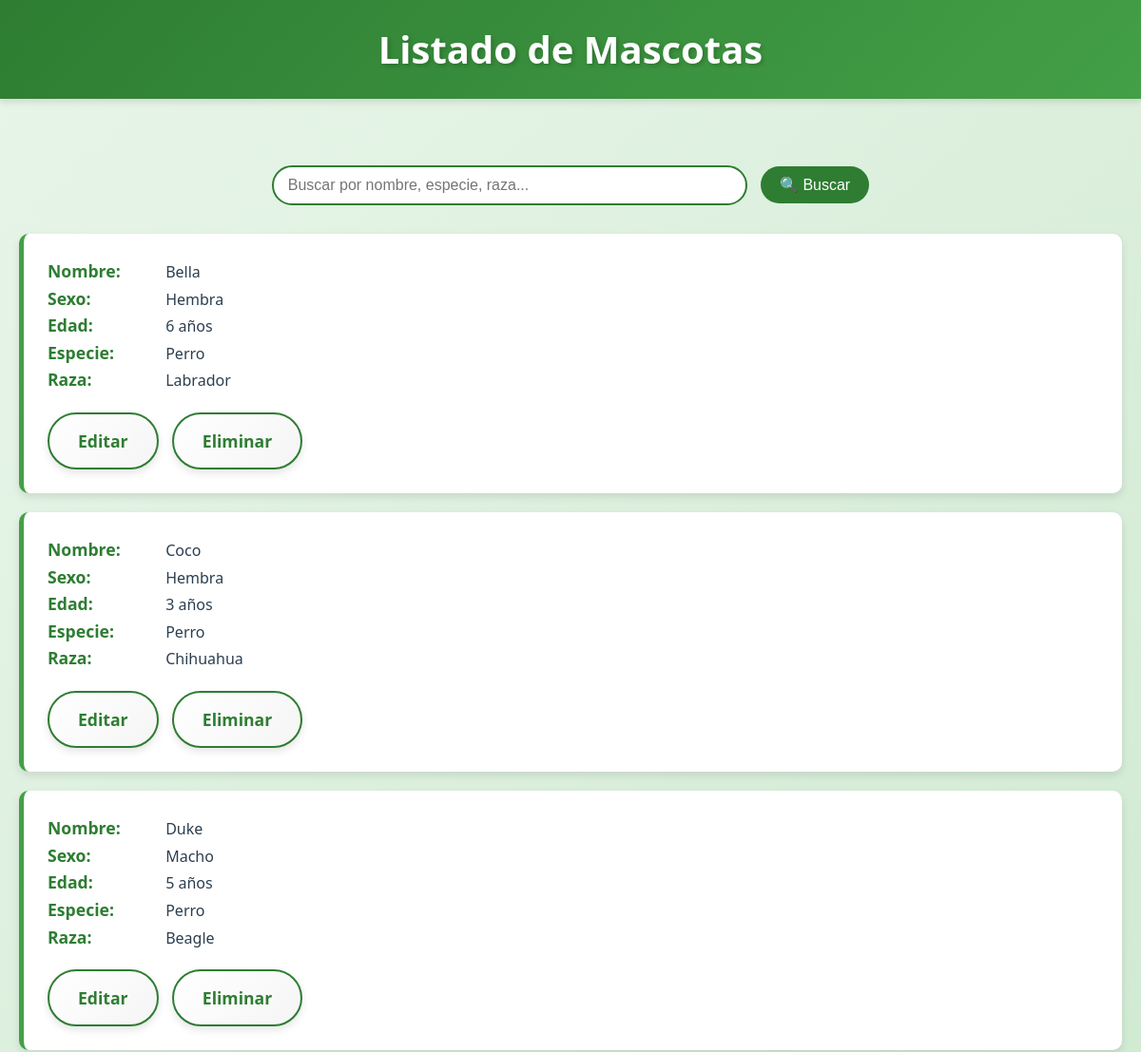
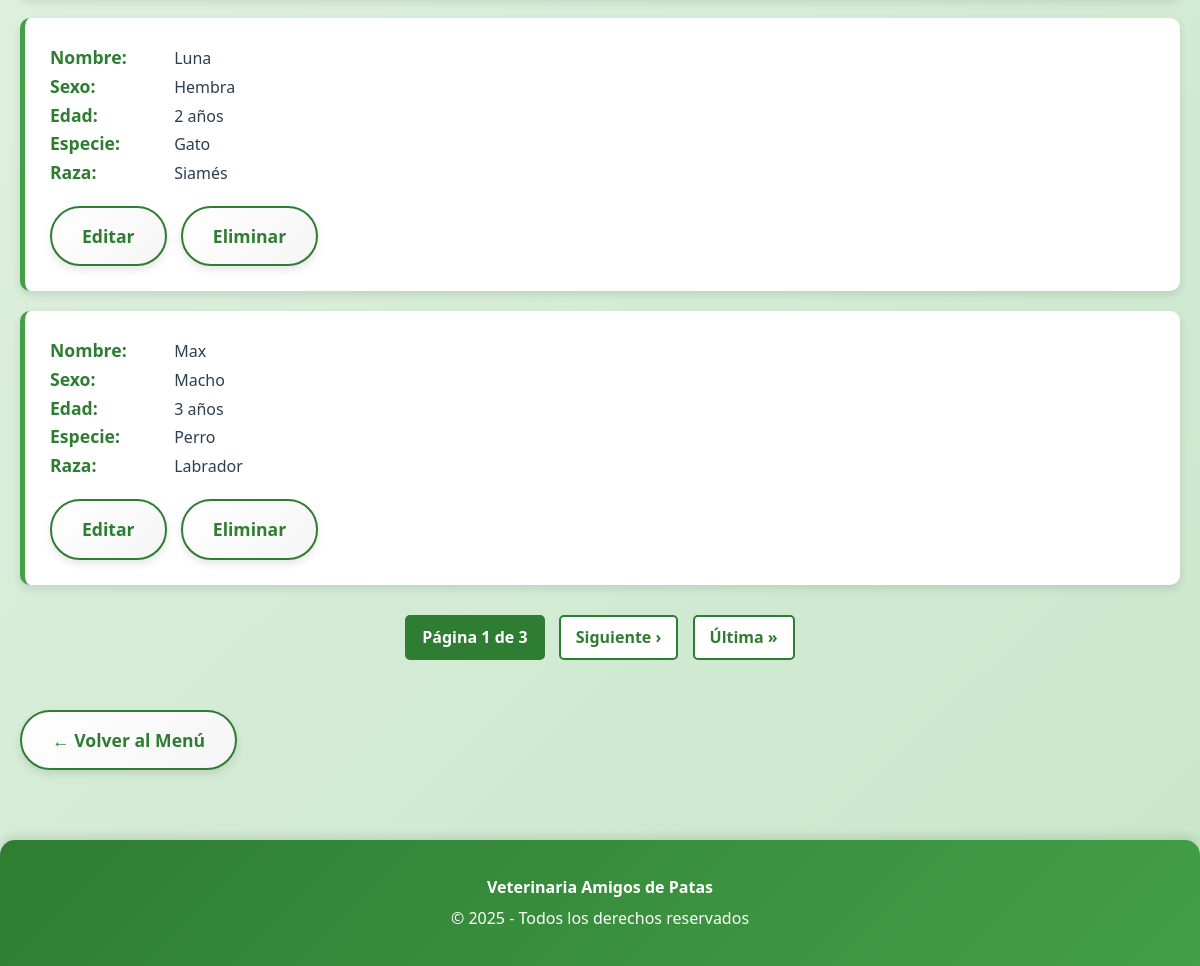
/mascotas/ (signed in), run on the app's committed database (2 pictures, top to bottom).
### appVeterinaria/models.py (models this page shows, shortened)
class Mascota(models.Model):
    SEXO_CHOICES = [('Macho', 'Macho'), ('Hembra', 'Hembra')]
    ESPECIE_CHOICES = [('Perro', 'Perro'), ('Gato', 'Gato'), ('Otro', 'Otro')]
    nombre_mascota = models.CharField(max_length=50)
    sexo_mascota = models.CharField(max_length=10, choices=SEXO_CHOICES)
    edad_mascota = models.IntegerField(
        validators=[
            MinValueValidator(0, message="Edad inválida."),
            MaxValueValidator(30, message="Edad inválida.")
        ]
    )
    especie_mascota = models.CharField(max_length=60, choices=ESPECIE_CHOICES)
    raza_mascota = models.CharField(max_length=30)

### appVeterinaria/views.py (the view)
# urls.py: path('mascotas/', views.listaMascotas, name='mascotas'),
def listaMascotas(request):
    if not usuario_logueado(request):
        messages.error(request, 'Debes iniciar sesión para acceder a esta sección.')
        return redirect('inicio')
    if not tiene_permiso(request, 'mascotas'):
        messages.error(request, 'No tienes permisos para acceder a esta sección.')
        return redirect('inicio')
    search_query = request.GET.get('search', '')
    if search_query:
        mascotas = Mascota.objects.filter(
            Q(nombre_mascota__icontains=search_query) |
            Q(especie_mascota__icontains=search_query) |
            Q(raza_mascota__icontains=search_query)
        ).order_by('nombre_mascota')
    else:
        mascotas = Mascota.objects.all().order_by('nombre_mascota')
    paginator = Paginator(mascotas, 5)
    page_number = request.GET.get('page')
    page_obj = paginator.get_page(page_number)
    data = {
        'mascotas': page_obj,
        'search_query': search_query,
        'page_obj': page_obj
    }
    return render(request, 'appVeterinaria/mascotas.html', data)

### appVeterinaria/views.py (called while the page is built)
def usuario_logueado(request):
    return request.session.get('user_logged', False)

def tiene_permiso(request, modulo):
    if not usuario_logueado(request):
        return False
    rol = request.session.get('rol', '')
    permisos = PERMISOS_ROL.get(rol, [])
    return modulo in permisos

### templates/appVeterinaria/mascotas.html (shortened to what this page needs)
<!DOCTYPE html>
<html lang="es">
<head>
    {% load static %}
    <link rel="stylesheet" href="{% static 'css/styles.css' %}">
</head>
<body>
    <header class="main-header">
        <h1>Listado de Mascotas</h1>
    </header>
    <div class="content">
        <div class="search-box">
            <form method="get">
                <input type="text" name="search" placeholder="Buscar por nombre, especie, raza..." value="{{ search_query }}">
                <button type="submit">🔍 Buscar</button>
            </form>
        </div>
        <ul class="data-list">
            {% for mascota in mascotas %}
            <li class="data-item">
                <strong>Nombre:</strong> {{ mascota.nombre_mascota }}<br>
                <strong>Sexo:</strong> {{ mascota.sexo_mascota }}<br>
                <strong>Edad:</strong> {{ mascota.edad_mascota }} años<br>
                <strong>Especie:</strong> {{ mascota.especie_mascota }}<br>
                <strong>Raza:</strong> {{ mascota.raza_mascota }}<br>
                <a href="{% url 'editar_mascota' mascota.id %}" class="btn-menu" style="background-color: #2196F3; margin-right: 10px;">Editar</a>
                <a href="{% url 'eliminar_mascota' mascota.id %}" class="btn-menu" style="background-color: #f44336;">Eliminar</a>
            </li>
            {% empty %}
            <li class="data-item">No se encontraron mascotas{% if search_query %} con ese criterio de búsqueda{% endif %}.</li>
            {% endfor %}
        </ul>
        {% if page_obj.has_other_pages %}
        <div class="pagination">
            <span class="current">Página {{ page_obj.number }} de {{ page_obj.paginator.num_pages }}</span>
            {% if page_obj.has_next %}
                <a href="?page={{ page_obj.next_page_number }}{% if search_query %}&search={{ search_query }}{% endif %}">Siguiente ›</a>
                <a href="?page={{ page_obj.paginator.num_pages }}{% if search_query %}&search={{ search_query }}{% endif %}">Última »</a>
            {% endif %}
        </div>
        {% endif %}
        <a href="{% url 'inicio' %}" class="btn-menu">← Volver al Menú</a>
    </div>
    <div class="footer">
        <p><strong>Veterinaria Amigos de Patas</strong></p>
        <p>&copy; 2025 - Todos los derechos reservados</p>
    </div>
</body>
</html>

### static/css/styles.css (style rules this page uses)
:root { --primary-green: #2e7d32; --secondary-green: #43a047; --light-green: #66bb6a; --very-light-green: #c8e6c9; --background-green: #e8f5e9; --dark-green: #1b5e20; --accent-orange: #ff9800; --white: #ffffff; --text-dark: #2c3e50; --shadow: rgba(0, 0, 0, 0.1); --shadow-hover: rgba(0, 0, 0, 0.2); }
* { margin: 0; padding: 0; box-sizing: border-box; }
body { font-family: 'Segoe UI', Tahoma, Geneva, Verdana, sans-serif; background: linear-gradient(135deg, #e8f5e9 0%, #c8e6c9 100%); color: var(--text-dark); line-height: 1.6; min-height: 100vh; }
.main-header { background: linear-gradient(135deg, var(--primary-green) 0%, var(--secondary-green) 100%); padding: 20px; color: var(--white); box-shadow: 0 4px 6px var(--shadow); position: sticky; top: 0; z-index: 100; }
.main-header h1 { display: flex; align-items: center; justify-content: center; font-size: 2.5em; margin: 0; text-shadow: 2px 2px 4px rgba(0, 0, 0, 0.2); animation: slideDown 0.5s ease-out; }
.content { max-width: 1200px; margin: 30px auto; padding: 20px; animation: fadeIn 0.6s ease-out; }
.data-list { list-style: none; padding: 0; margin-top: 30px; }
.data-item { background: var(--white); margin: 20px 0; padding: 25px; border-left: 5px solid var(--secondary-green); border-radius: 10px; box-shadow: 0 4px 8px var(--shadow); transition: all 0.3s ease; animation: slideIn 0.5s ease-out; }
.data-item strong { color: var(--primary-green); font-size: 1.1em; display: inline-block; min-width: 120px; }
.btn-menu { display: inline-block; padding: 14px 30px; background: linear-gradient(135deg, var(--white) 0%, #f5f5f5 100%); color: var(--primary-green); text-align: center; text-decoration: none; border: 2px solid var(--primary-green); border-radius: 30px; font-size: 1.1em; font-weight: bold; transition: all 0.3s ease; margin-top: 20px; box-shadow: 0 4px 8px var(--shadow); }
.footer { text-align: center; margin-top: 50px; padding: 30px 20px; background: linear-gradient(135deg, var(--primary-green) 0%, var(--secondary-green) 100%); color: var(--white); border-radius: 15px 15px 0 0; box-shadow: 0 -4px 8px var(--shadow); }
.footer p { margin: 5px 0; font-size: 1em; }

### templates/appVeterinaria/search_pagination.html (style rules this page uses)
.search-box { margin: 20px 0; text-align: center; }
.search-box input { padding: 10px 15px; width: 60%; max-width: 500px; border: 2px solid var(--primary-green); border-radius: 25px; font-size: 16px; }
.search-box button { padding: 10px 20px; background-color: var(--primary-green); color: white; border: none; border-radius: 25px; cursor: pointer; margin-left: 10px; font-size: 16px; }
.pagination { text-align: center; margin: 30px 0; }
.pagination a, .pagination span { display: inline-block; padding: 8px 15px; margin: 0 5px; background-color: var(--white); border: 2px solid var(--primary-green); border-radius: 5px; text-decoration: none; color: var(--primary-green); font-weight: bold; }
.pagination .current { background-color: var(--primary-green); color: white; }

### data on the page
Mascota: nombre_mascota "Bella", sexo_mascota "Hembra", edad_mascota "6", especie_mascota "Perro", raza_mascota "Labrador"
Mascota: nombre_mascota "Coco", sexo_mascota "Hembra", edad_mascota "3", especie_mascota "Perro", raza_mascota "Chihuahua"
Mascota: nombre_mascota "Duke", sexo_mascota "Macho", edad_mascota "5", especie_mascota "Perro", raza_mascota "Beagle"
Mascota: nombre_mascota "Luna", sexo_mascota "Hembra", edad_mascota "2", especie_mascota "Gato", raza_mascota "Siamés"
Mascota: nombre_mascota "Max", sexo_mascota "Macho", edad_mascota "3", especie_mascota "Perro", raza_mascota "Labrador"

### other printed values
{{ page_obj.number }} "1"
{{ page_obj.paginator.num_pages }} "3"
